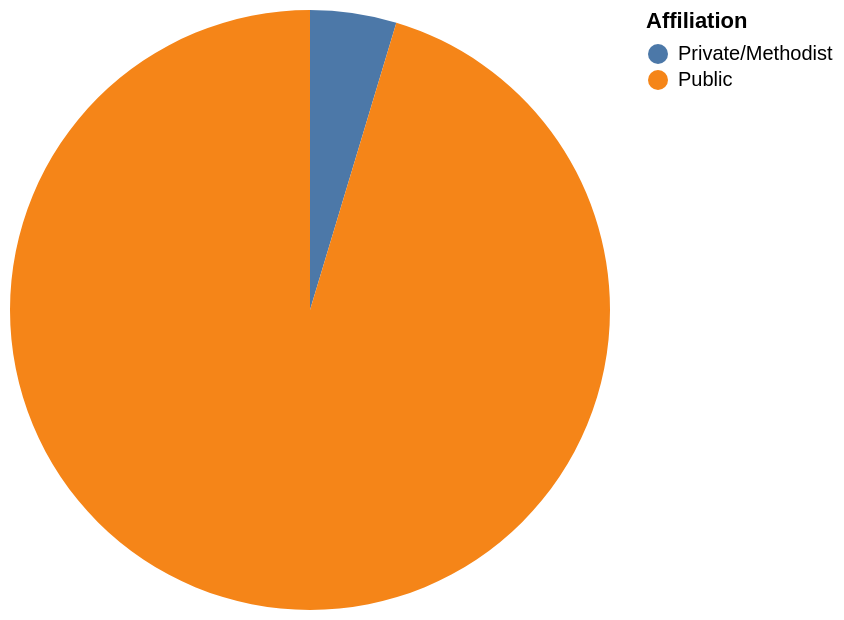

Source (Vega-Lite JSON):
### Vega-Lite specification from a JSON file in a GitHub repository (floating-point values rounded to 4 significant figures)
{"data": {"values": [{"x_data": "Private/Methodist", "y_data": 2100}, {"x_data": "Public", "y_data": 43092}]}, "mark": "arc", "encoding": {"theta": {"field": "y_data", "type": "quantitative", "title": "sum(Enrollment)"}, "color": {"field": "x_data", "type": "nominal", "title": "Affiliation"}}}
